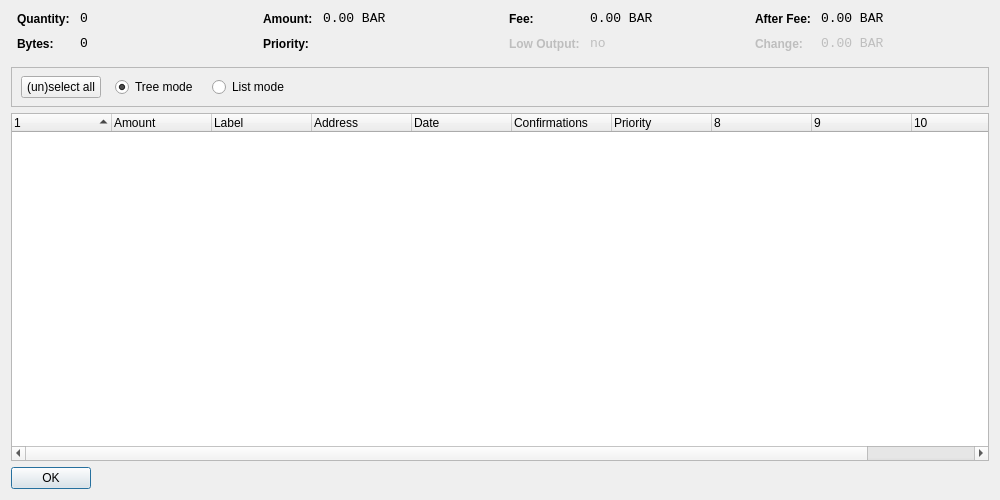
<?xml version="1.0" encoding="UTF-8"?>
<ui version="4.0">
 <class>CoinControlDialog</class>
 <widget class="QDialog" name="CoinControlDialog">
  <property name="geometry">
   <rect>
    <x>0</x>
    <y>0</y>
    <width>1000</width>
    <height>500</height>
   </rect>
  </property>
  <property name="windowTitle">
   <string>Coin Control</string>
  </property>
  <layout class="QVBoxLayout" name="verticalLayout">
   <item>
    <layout class="QHBoxLayout" name="horizontalLayoutTop" stretch="0,0,0,0">
     <property name="topMargin">
      <number>0</number>
     </property>
     <property name="bottomMargin">
      <number>10</number>
     </property>
     <item>
      <layout class="QFormLayout" name="formLayoutCoinControl1">
       <property name="horizontalSpacing">
        <number>10</number>
       </property>
       <property name="verticalSpacing">
        <number>10</number>
       </property>
       <property name="leftMargin">
        <number>6</number>
       </property>
       <property name="rightMargin">
        <number>6</number>
       </property>
       <item row="0" column="0">
        <widget class="QLabel" name="labelCoinControlQuantityText">
         <property name="styleSheet">
          <string notr="true">font-weight:bold;</string>
         </property>
         <property name="text">
          <string>Quantity:</string>
         </property>
        </widget>
       </item>
       <item row="0" column="1">
        <widget class="QLabel" name="labelCoinControlQuantity">
         <property name="font">
          <font>
           <family>Monospace</family>
           <pointsize>10</pointsize>
          </font>
         </property>
         <property name="cursor">
          <cursorShape>IBeamCursor</cursorShape>
         </property>
         <property name="contextMenuPolicy">
          <enum>Qt::ActionsContextMenu</enum>
         </property>
         <property name="text">
          <string notr="true">0</string>
         </property>
         <property name="textInteractionFlags">
          <set>Qt::LinksAccessibleByMouse|Qt::TextSelectableByKeyboard|Qt::TextSelectableByMouse</set>
         </property>
        </widget>
       </item>
       <item row="1" column="0">
        <widget class="QLabel" name="labelCoinControlBytesText">
         <property name="styleSheet">
          <string notr="true">font-weight:bold;</string>
         </property>
         <property name="text">
          <string>Bytes:</string>
         </property>
        </widget>
       </item>
       <item row="1" column="1">
        <widget class="QLabel" name="labelCoinControlBytes">
         <property name="font">
          <font>
           <family>Monospace</family>
           <pointsize>10</pointsize>
          </font>
         </property>
         <property name="cursor">
          <cursorShape>IBeamCursor</cursorShape>
         </property>
         <property name="contextMenuPolicy">
          <enum>Qt::ActionsContextMenu</enum>
         </property>
         <property name="text">
          <string notr="true">0</string>
         </property>
         <property name="textInteractionFlags">
          <set>Qt::LinksAccessibleByMouse|Qt::TextSelectableByKeyboard|Qt::TextSelectableByMouse</set>
         </property>
        </widget>
       </item>
      </layout>
     </item>
     <item>
      <layout class="QFormLayout" name="formLayoutCoinControl2">
       <property name="horizontalSpacing">
        <number>10</number>
       </property>
       <property name="verticalSpacing">
        <number>10</number>
       </property>
       <property name="leftMargin">
        <number>6</number>
       </property>
       <property name="rightMargin">
        <number>6</number>
       </property>
       <item row="0" column="0">
        <widget class="QLabel" name="labelCoinControlAmountText">
         <property name="styleSheet">
          <string notr="true">font-weight:bold;</string>
         </property>
         <property name="text">
          <string>Amount:</string>
         </property>
        </widget>
       </item>
       <item row="0" column="1">
        <widget class="QLabel" name="labelCoinControlAmount">
         <property name="font">
          <font>
           <family>Monospace</family>
           <pointsize>10</pointsize>
          </font>
         </property>
         <property name="cursor">
          <cursorShape>IBeamCursor</cursorShape>
         </property>
         <property name="contextMenuPolicy">
          <enum>Qt::ActionsContextMenu</enum>
         </property>
         <property name="text">
          <string notr="true">0.00 BAR</string>
         </property>
         <property name="textInteractionFlags">
          <set>Qt::LinksAccessibleByMouse|Qt::TextSelectableByKeyboard|Qt::TextSelectableByMouse</set>
         </property>
        </widget>
       </item>
       <item row="1" column="0">
        <widget class="QLabel" name="labelCoinControlPriorityText">
         <property name="styleSheet">
          <string notr="true">font-weight:bold;</string>
         </property>
         <property name="text">
          <string>Priority:</string>
         </property>
        </widget>
       </item>
       <item row="1" column="1">
        <widget class="QLabel" name="labelCoinControlPriority">
         <property name="font">
          <font>
           <family>Monospace</family>
           <pointsize>10</pointsize>
          </font>
         </property>
         <property name="cursor">
          <cursorShape>IBeamCursor</cursorShape>
         </property>
         <property name="contextMenuPolicy">
          <enum>Qt::ActionsContextMenu</enum>
         </property>
         <property name="text">
          <string/>
         </property>
         <property name="textInteractionFlags">
          <set>Qt::LinksAccessibleByMouse|Qt::TextSelectableByKeyboard|Qt::TextSelectableByMouse</set>
         </property>
        </widget>
       </item>
      </layout>
     </item>
     <item>
      <layout class="QFormLayout" name="formLayoutCoinControl3">
       <property name="horizontalSpacing">
        <number>10</number>
       </property>
       <property name="verticalSpacing">
        <number>10</number>
       </property>
       <property name="leftMargin">
        <number>6</number>
       </property>
       <property name="rightMargin">
        <number>6</number>
       </property>
       <item row="0" column="0">
        <widget class="QLabel" name="labelCoinControlFeeText">
         <property name="styleSheet">
          <string notr="true">font-weight:bold;</string>
         </property>
         <property name="text">
          <string>Fee:</string>
         </property>
        </widget>
       </item>
       <item row="0" column="1">
        <widget class="QLabel" name="labelCoinControlFee">
         <property name="font">
          <font>
           <family>Monospace</family>
           <pointsize>10</pointsize>
          </font>
         </property>
         <property name="cursor">
          <cursorShape>IBeamCursor</cursorShape>
         </property>
         <property name="contextMenuPolicy">
          <enum>Qt::ActionsContextMenu</enum>
         </property>
         <property name="text">
          <string notr="true">0.00 BAR</string>
         </property>
         <property name="textInteractionFlags">
          <set>Qt::LinksAccessibleByMouse|Qt::TextSelectableByKeyboard|Qt::TextSelectableByMouse</set>
         </property>
        </widget>
       </item>
       <item row="1" column="0">
        <widget class="QLabel" name="labelCoinControlLowOutputText">
         <property name="enabled">
          <bool>false</bool>
         </property>
         <property name="styleSheet">
          <string notr="true">font-weight:bold;</string>
         </property>
         <property name="text">
          <string>Low Output:</string>
         </property>
        </widget>
       </item>
       <item row="1" column="1">
        <widget class="QLabel" name="labelCoinControlLowOutput">
         <property name="enabled">
          <bool>false</bool>
         </property>
         <property name="font">
          <font>
           <family>Monospace</family>
           <pointsize>10</pointsize>
          </font>
         </property>
         <property name="cursor">
          <cursorShape>IBeamCursor</cursorShape>
         </property>
         <property name="contextMenuPolicy">
          <enum>Qt::ActionsContextMenu</enum>
         </property>
         <property name="text">
          <string notr="true">no</string>
         </property>
         <property name="textInteractionFlags">
          <set>Qt::LinksAccessibleByMouse|Qt::TextSelectableByKeyboard|Qt::TextSelectableByMouse</set>
         </property>
        </widget>
       </item>
      </layout>
     </item>
     <item>
      <layout class="QFormLayout" name="formLayoutCoinControl4">
       <property name="horizontalSpacing">
        <number>10</number>
       </property>
       <property name="verticalSpacing">
        <number>10</number>
       </property>
       <property name="leftMargin">
        <number>6</number>
       </property>
       <property name="rightMargin">
        <number>6</number>
       </property>
       <item row="0" column="0">
        <widget class="QLabel" name="labelCoinControlAfterFeeText">
         <property name="styleSheet">
          <string notr="true">font-weight:bold;</string>
         </property>
         <property name="text">
          <string>After Fee:</string>
         </property>
        </widget>
       </item>
       <item row="0" column="1">
        <widget class="QLabel" name="labelCoinControlAfterFee">
         <property name="font">
          <font>
           <family>Monospace</family>
           <pointsize>10</pointsize>
          </font>
         </property>
         <property name="cursor">
          <cursorShape>IBeamCursor</cursorShape>
         </property>
         <property name="contextMenuPolicy">
          <enum>Qt::ActionsContextMenu</enum>
         </property>
         <property name="text">
          <string notr="true">0.00 BAR</string>
         </property>
         <property name="textInteractionFlags">
          <set>Qt::LinksAccessibleByMouse|Qt::TextSelectableByKeyboard|Qt::TextSelectableByMouse</set>
         </property>
        </widget>
       </item>
       <item row="1" column="0">
        <widget class="QLabel" name="labelCoinControlChangeText">
         <property name="enabled">
          <bool>false</bool>
         </property>
         <property name="styleSheet">
          <string notr="true">font-weight:bold;</string>
         </property>
         <property name="text">
          <string>Change:</string>
         </property>
        </widget>
       </item>
       <item row="1" column="1">
        <widget class="QLabel" name="labelCoinControlChange">
         <property name="enabled">
          <bool>false</bool>
         </property>
         <property name="font">
          <font>
           <family>Monospace</family>
           <pointsize>10</pointsize>
          </font>
         </property>
         <property name="cursor">
          <cursorShape>IBeamCursor</cursorShape>
         </property>
         <property name="contextMenuPolicy">
          <enum>Qt::ActionsContextMenu</enum>
         </property>
         <property name="text">
          <string notr="true">0.00 BAR</string>
         </property>
         <property name="textInteractionFlags">
          <set>Qt::LinksAccessibleByMouse|Qt::TextSelectableByKeyboard|Qt::TextSelectableByMouse</set>
         </property>
        </widget>
       </item>
      </layout>
     </item>
    </layout>
   </item>
   <item>
    <widget class="QFrame" name="frame">
     <property name="minimumSize">
      <size>
       <width>0</width>
       <height>40</height>
      </size>
     </property>
     <property name="frameShape">
      <enum>QFrame::StyledPanel</enum>
     </property>
     <property name="frameShadow">
      <enum>QFrame::Sunken</enum>
     </property>
     <widget class="QWidget" name="horizontalLayoutWidget">
      <property name="geometry">
       <rect>
        <x>10</x>
        <y>0</y>
        <width>781</width>
        <height>41</height>
       </rect>
      </property>
      <layout class="QHBoxLayout" name="horizontalLayoutPanel" stretch="0,0,0,0,0">
       <property name="spacing">
        <number>14</number>
       </property>
       <item>
        <widget class="QPushButton" name="pushButtonSelectAll">
         <property name="sizePolicy">
          <sizepolicy hsizetype="Maximum" vsizetype="Fixed">
           <horstretch>0</horstretch>
           <verstretch>0</verstretch>
          </sizepolicy>
         </property>
         <property name="text">
          <string>(un)select all</string>
         </property>
        </widget>
       </item>
       <item>
        <widget class="QRadioButton" name="radioTreeMode">
         <property name="sizePolicy">
          <sizepolicy hsizetype="Maximum" vsizetype="Fixed">
           <horstretch>0</horstretch>
           <verstretch>0</verstretch>
          </sizepolicy>
         </property>
         <property name="text">
          <string>Tree mode</string>
         </property>
         <property name="checked">
          <bool>true</bool>
         </property>
        </widget>
       </item>
       <item>
        <widget class="QRadioButton" name="radioListMode">
         <property name="sizePolicy">
          <sizepolicy hsizetype="Maximum" vsizetype="Fixed">
           <horstretch>0</horstretch>
           <verstretch>0</verstretch>
          </sizepolicy>
         </property>
         <property name="text">
          <string>List mode</string>
         </property>
        </widget>
       </item>
       <item>
        <spacer name="horizontalSpacer">
         <property name="orientation">
          <enum>Qt::Horizontal</enum>
         </property>
         <property name="sizeHint" stdset="0">
          <size>
           <width>40</width>
           <height>20</height>
          </size>
         </property>
        </spacer>
       </item>
      </layout>
     </widget>
    </widget>
   </item>
   <item>
    <widget class="CoinControlTreeWidget" name="treeWidget">
     <property name="contextMenuPolicy">
      <enum>Qt::CustomContextMenu</enum>
     </property>
     <property name="sortingEnabled">
      <bool>false</bool>
     </property>
     <property name="columnCount">
      <number>11</number>
     </property>
     <attribute name="headerShowSortIndicator" stdset="0">
      <bool>true</bool>
     </attribute>
     <attribute name="headerStretchLastSection">
      <bool>false</bool>
     </attribute>
     <column>
      <property name="text">
       <string/>
      </property>
     </column>
     <column>
      <property name="text">
       <string>Amount</string>
      </property>
     </column>
     <column>
      <property name="text">
       <string>Label</string>
      </property>
     </column>
     <column>
      <property name="text">
       <string>Address</string>
      </property>
     </column>
     <column>
      <property name="text">
       <string>Date</string>
      </property>
     </column>
     <column>
      <property name="text">
       <string>Confirmations</string>
      </property>
      <property name="toolTip">
       <string>Confirmed</string>
      </property>
     </column>
     <column>
      <property name="text">
       <string>Priority</string>
      </property>
     </column>
     <column>
      <property name="text">
       <string/>
      </property>
     </column>
     <column>
      <property name="text">
       <string/>
      </property>
     </column>
     <column>
      <property name="text">
       <string/>
      </property>
     </column>
     <column>
      <property name="text">
       <string/>
      </property>
     </column>
    </widget>
   </item>
   <item>
    <widget class="QDialogButtonBox" name="buttonBox">
     <property name="sizePolicy">
      <sizepolicy hsizetype="Maximum" vsizetype="Fixed">
       <horstretch>0</horstretch>
       <verstretch>0</verstretch>
      </sizepolicy>
     </property>
     <property name="orientation">
      <enum>Qt::Horizontal</enum>
     </property>
     <property name="standardButtons">
      <set>QDialogButtonBox::Ok</set>
     </property>
    </widget>
   </item>
  </layout>
 </widget>
 <customwidgets>
  <customwidget>
   <class>CoinControlTreeWidget</class>
   <extends>QTreeWidget</extends>
   <header>coincontroltreewidget.h</header>
  </customwidget>
 </customwidgets>
 <resources/>
 <connections/>
</ui>
